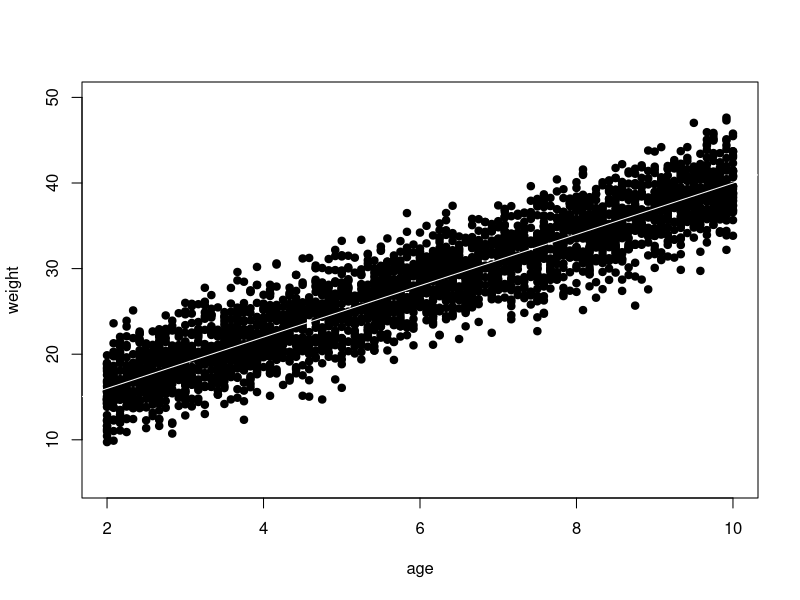

Here is the R script that generated this plot:
#아이들 몸무게 모델링(잡음)
#목표: 한국 전체 아이들 (2~10세)의 나이별 몸무게 추세 추정

#실제 추세선 / 몸무게가 결정되는 공식(임의)
true_func <- function(x){
  result <- x * 3 + 10 # x = 나이 
  return(result)
}

age <- sample(seq(2, 10, by = 1/12), 3000, replace = TRUE)
variation <- rnorm(length(age)) * 3

weight <- true_func(age) + variation

plot(age, weight, pch = 19, ylim = c(5, 50), xlim = c(2, 10))
abline(10, 3, col = "white")

